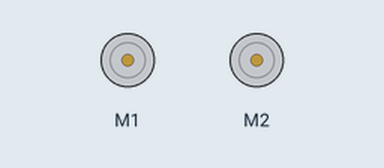
Recording of a sketch running on a simulated Arduino Uno, built with avr-gcc and run on an emulated ATmega328P. Shown: 2 × DC motor (green arrow = forward, orange = backward, longer = faster). What the sketch prints to the serial monitor is not drawn.

Above: at 10.7 s.
Timing chart, 0 to 14.6 s (numbered marks = the images above):
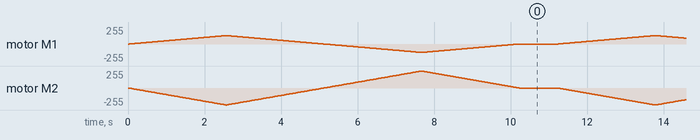

The sketch:

DCMotorTest.ino
```cpp
/*
This is a test sketch for the Adafruit assembled Motor Shield for Arduino v2
It won't work with v1.x motor shields! Only for the v2's with built in PWM
control

For use with the Adafruit Motor Shield v2
---->	http://www.adafruit.com/products/1438
*/

#include "Adafruit_MotorShield.h"

// Create the motor shield object with the default I2C address
Adafruit_MotorShield AFMS = Adafruit_MotorShield();
// Or, create it with a different I2C address (say for stacking)
// Adafruit_MotorShield AFMS = Adafruit_MotorShield(0x61);

// Select which 'port' M1, M2, M3 or M4. In this case, M1
Adafruit_DCMotor *myMotor1 = AFMS.getMotor(1);
Adafruit_DCMotor *myMotor2 = AFMS.getMotor(2);
// You can also make another motor on port M2
//Adafruit_DCMotor *myOtherMotor = AFMS.getMotor(2);

void setup() {
  Serial.begin(9600);           // set up Serial library at 9600 bps
  Serial.println("Adafruit Motorshield v2 - DC Motor test!");

  if (!AFMS.begin()) {         // create with the default frequency 1.6KHz
  // if (!AFMS.begin(1000)) {  // OR with a different frequency, say 1KHz
    Serial.println("Could not find Motor Shield. Check wiring.");
    while (1);
  }
  Serial.println("Motor Shield found.");

  // Set the speed to start, from 0 (off) to 255 (max speed)
  myMotor1->setSpeed(150);
  myMotor2->setSpeed(150);
  myMotor1->run(FORWARD);
  myMotor2->run(BACKWARD);

  // turn on motor
  myMotor1->run(RELEASE);
  myMotor2->run(RELEASE);
}

void loop() {
  uint8_t i;

  Serial.print("tick");

  myMotor1->run(FORWARD);
  myMotor2->run(BACKWARD);
  for (i=0; i<255; i++) {
    myMotor1->setSpeed(i/2);
    myMotor2->setSpeed(i);
    delay(10);
  }
  for (i=255; i!=0; i--) {
    myMotor1->setSpeed(i/2);
    myMotor2->setSpeed(i);
    delay(10);
  }

  Serial.print("tock");

  myMotor1->run(BACKWARD);
  myMotor2->run(FORWARD);
  for (i=0; i<255; i++) {
    myMotor1->setSpeed(i/2);
    myMotor2->setSpeed(i);
    delay(10);
  }
  for (i=255; i!=0; i--) {
    myMotor1->setSpeed(i/2);
    myMotor2->setSpeed(i);
    delay(10);
  }

  Serial.print("tech");
  myMotor1->run(RELEASE);
  myMotor2->run(RELEASE);
  delay(1000);
}
```
